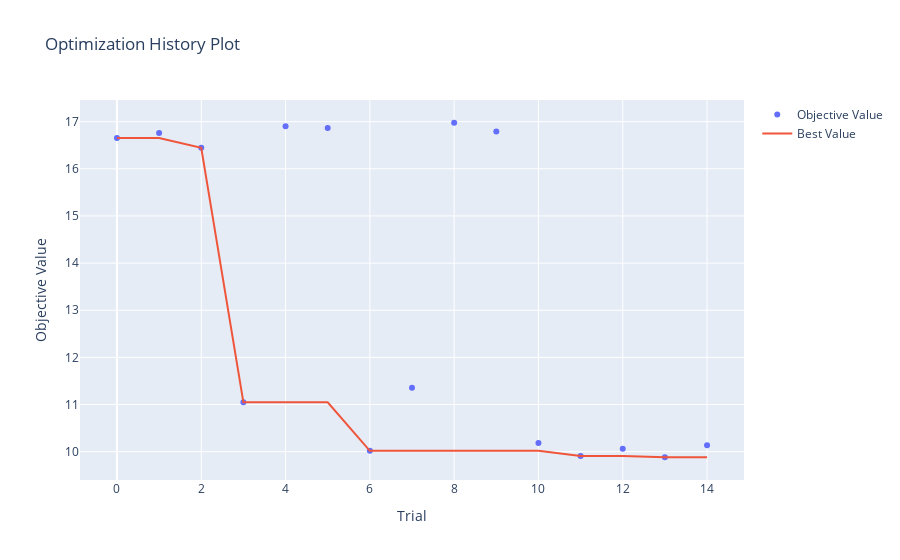
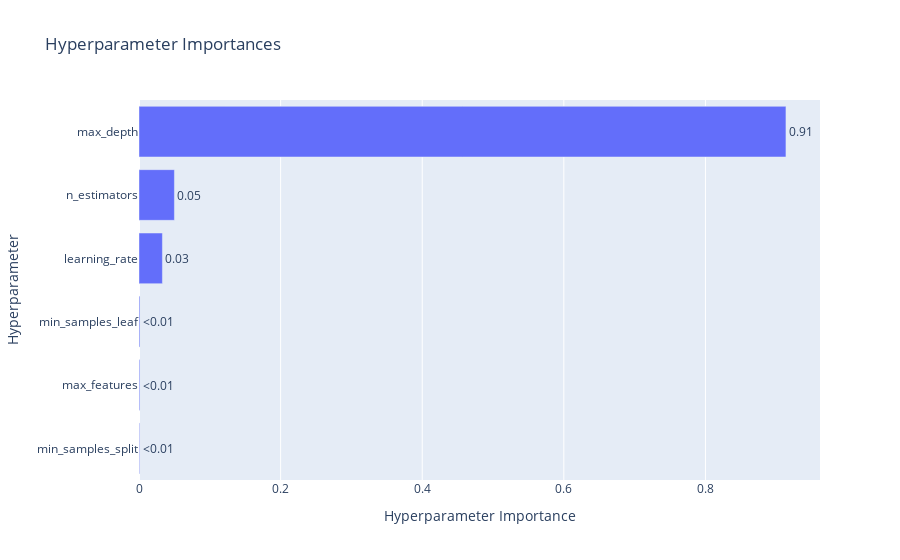

The cell these charts' notebook holds for them, in order:
### Code cell
# Visualizations
vis.plot_optimization_history(study_ada).show()
vis.plot_param_importances(study_ada).show()

### Figure 1 — Plotly figure (JSON) as saved in the notebook; plotly's stock layout.template omitted (floating-point values rounded to 4 significant figures)
{"data": [{"mode": "markers", "name": "Objective Value", "type": "scatter", "x": [0, 1, 2, 3, 4, 5, 6, 7, 8, 9, 10, 11, 12, 13, 14], "y": [16.65, 16.76, 16.45, 11.05, 16.9, 16.87, 10.02, 11.35, 16.98, 16.79, 10.18, 9.908, 10.06, 9.882, 10.14]}, {"mode": "lines", "name": "Best Value", "type": "scatter", "x": [0, 1, 2, 3, 4, 5, 6, 7, 8, 9, 10, 11, 12, 13, 14], "y": [16.65, 16.65, 16.45, 11.05, 11.05, 11.05, 10.02, 10.02, 10.02, 10.02, 10.02, 9.908, 9.908, 9.882, 9.882]}, {"marker": {"color": "#cccccc"}, "mode": "markers", "name": "Infeasible Trial", "showlegend": false, "type": "scatter", "x": [], "y": []}], "layout": {"title": {"text": "Optimization History Plot"}, "xaxis": {"title": {"text": "Trial"}}, "yaxis": {"title": {"text": "Objective Value"}}}}

### Figure 2 — Plotly figure (JSON) as saved in the notebook; plotly's stock layout.template omitted (floating-point values rounded to 4 significant figures)
{"data": [{"cliponaxis": false, "hovertemplate": ["min_samples_split (IntDistribution): 0.0008484301863939179<extra></extra>", "max_features (CategoricalDistribution): 0.0011154526079440725<extra></extra>", "min_samples_leaf (IntDistribution): 0.0012735347809829398<extra></extra>", "learning_rate (FloatDistribution): 0.03306641011122508<extra></extra>", "n_estimators (IntDistribution): 0.0500133006863193<extra></extra>", "max_depth (IntDistribution): 0.9136828716271347<extra></extra>"], "name": "Objective Value", "orientation": "h", "text": ["<0.01", "<0.01", "<0.01", "0.03", "0.05", "0.91"], "textposition": "outside", "type": "bar", "x": [0.0008484, 0.001115, 0.001274, 0.03307, 0.05001, 0.9137], "y": ["min_samples_split", "max_features", "min_samples_leaf", "learning_rate", "n_estimators", "max_depth"]}], "layout": {"title": {"text": "Hyperparameter Importances"}, "xaxis": {"title": {"text": "Hyperparameter Importance"}}, "yaxis": {"title": {"text": "Hyperparameter"}}}}
